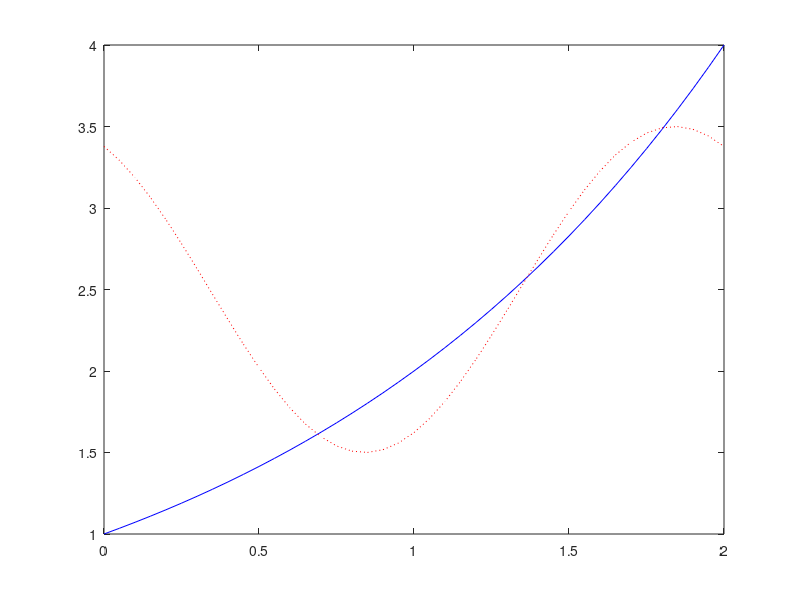

Write MATLAB code to recreate this figure. (Note: this script raises an error after producing the figure.)
clc
clear
close all

% 2.^x = cos(pi*x + 0.5) + 2.5

% intervalul de reprezentare grafica
x = 0: 0.05 :2;

% reprezentarea grafica a celor 2 functii
plot(x, 2.^x, 'b',x, cos(pi*x+0.5) + 2.5, 'r:')

% stabilirea limitelor de reprezentare
axis([0 2 1 4])

% citirea coord. pct. de intersectie

[x0, y0] = ginput(3)

sol = [];
for i=1:3
    sol(i) = fzero('ectrans3', x0(i));
end

sol
